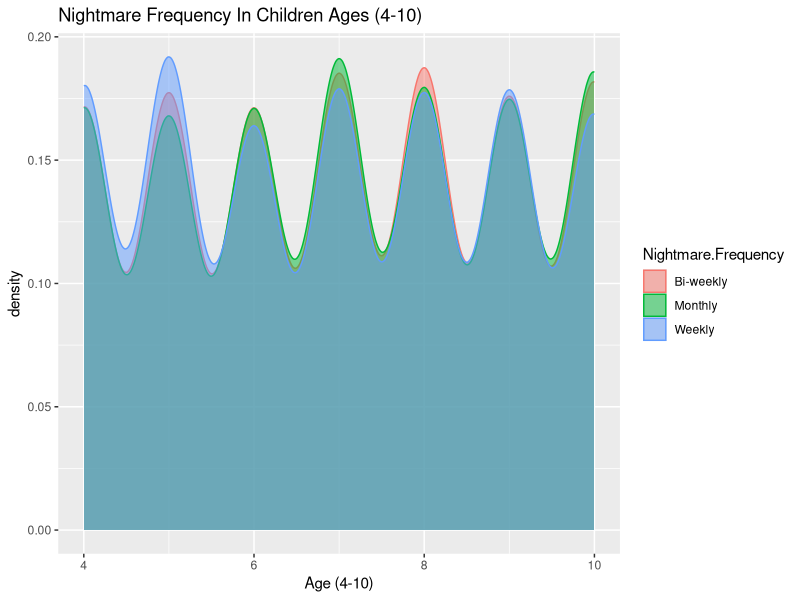
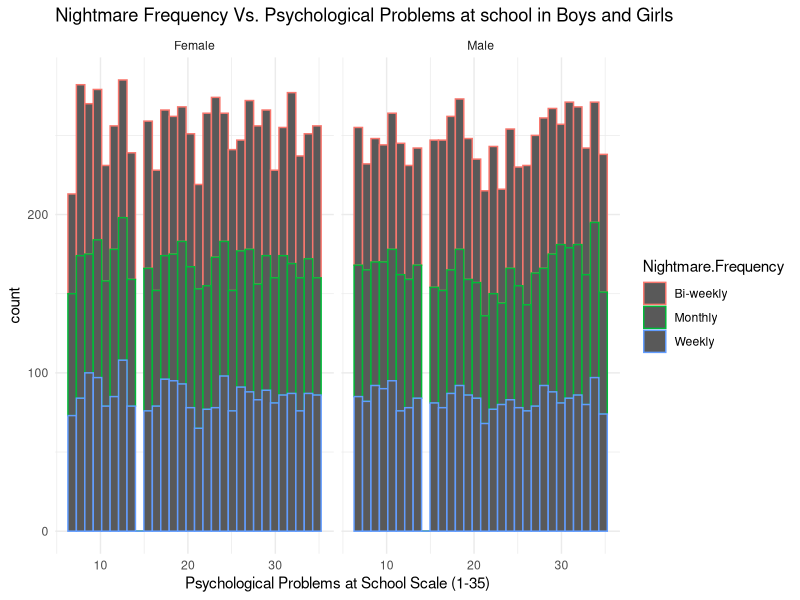
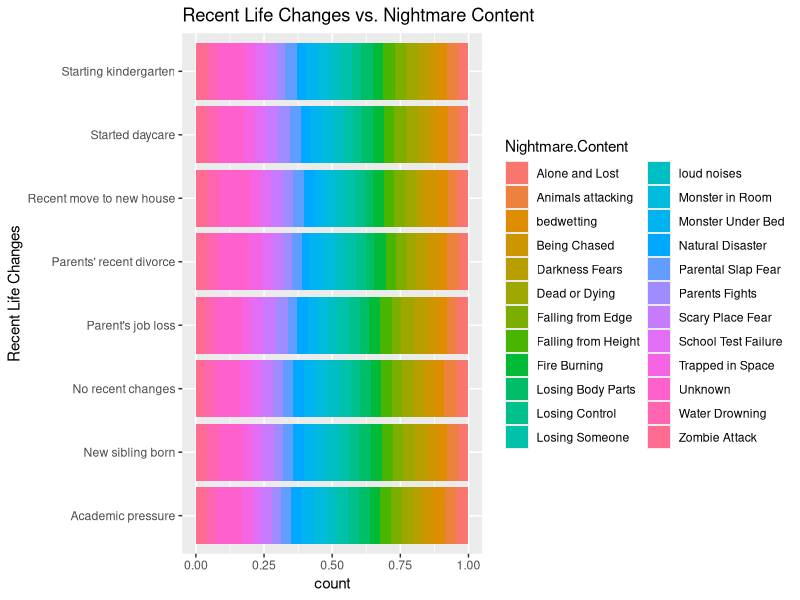
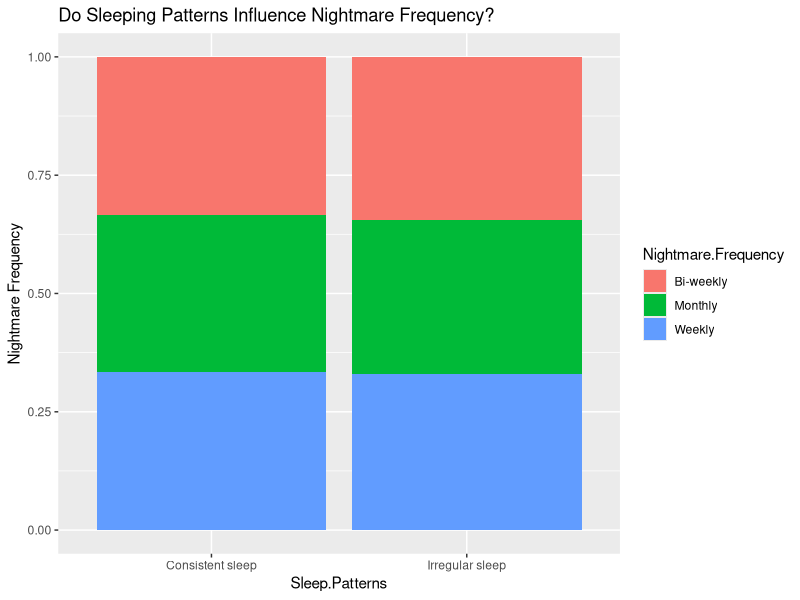

These figures' R source, in order:
## ---- chunk 1
#| echo: false
library(readr)
library(ggplot2)
library(tidyverse)
nightmare_dataset <- read.csv("nightmare_dataset.csv")


nightmare <- nightmare_dataset |> filter(!is.na(Age))
nightmare <- nightmare_dataset |> filter(Age <= 10 & Nightmare.Frequency != "")


ggplot(nightmare, aes(
  x = Age, color = Nightmare.Frequency, 
  fill = Nightmare.Frequency)) + 
  geom_density(alpha = 0.5) + labs(
    title = "Nightmare Frequency In Children Ages (4-10)",
    x = "Age (4-10)")
  
## ---- chunk 2
#| echo: false
library(readr)
library(ggplot2)
nightmare_dataset <- read.csv("nightmare_dataset.csv")

nightmareGen <- nightmare_dataset |> filter(Nightmare.Frequency != "" & Gender != "")

ggplot(data = nightmareGen , 
  mapping = aes(x = Psychological.Problems.at.School)) + 
  geom_histogram(aes(color = Nightmare.Frequency)) + 
  facet_wrap(~Gender) + labs(
    title = "Nightmare Frequency Vs. Psychological Problems at school in Boys and Girls", x = "Psychological Problems at School Scale (1-35)"
  ) + theme_minimal()
## ---- chunk 3
#| echo: false
library(readr)
nightmare_dataset <- read.csv("nightmare_dataset.csv")


nightmare_dataset_filtered <- nightmare_dataset |> filter(Recent.Life.Changes != "")
 
ggplot(data = nightmare_dataset_filtered, mapping = aes(
  y = Recent.Life.Changes, 
  fill = Nightmare.Content )) + 
  geom_bar(position = "fill") + 
  labs(
    title = "Recent Life Changes vs. Nightmare Content", 
    y = "Recent Life Changes") 
## ---- chunk 4
#| echo: false
library(readr)
nightmare_dataset <- read.csv("nightmare_dataset.csv")

nightmarePanxF <- nightmare_dataset |> filter(Sleep.Patterns != "" & Nightmare.Frequency != "")

ggplot(data = nightmarePanxF, mapping = aes(
  fill = Nightmare.Frequency, 
  x = Sleep.Patterns )) + 
  geom_bar(position = "fill") +
  labs(
    title = "Do Sleeping Patterns Influence Nightmare Frequency?",
    y = "Nightmare Frequency"
  )
